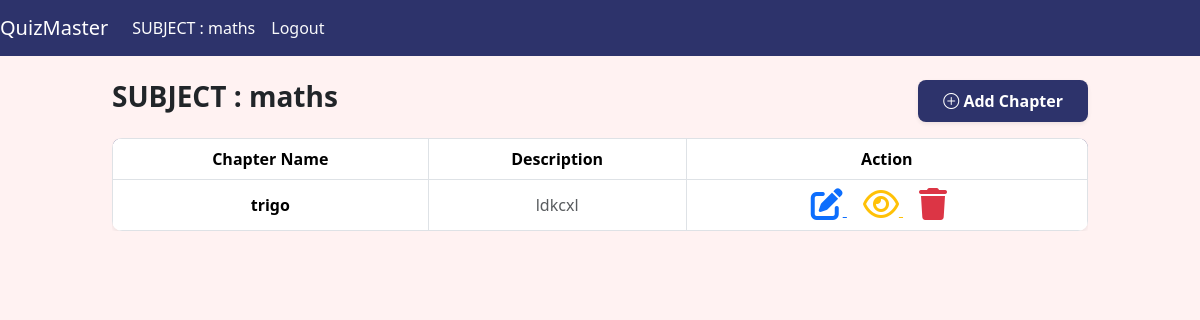
/showsubject/1 (signed in), run on the app's committed database.
### app.py (models this page shows)
class CourseTopic(db.Model):
    __tablename__="CourseTopic"
    id=db.Column(db.Integer, primary_key=True)
    name=db.Column(db.String(80),nullable=False)
    description=db.Column(db.String(120),nullable=False)
    course_sections=db.relationship("CourseSection", back_populates='course_topic',cascade="all,delete-orphan")

class CourseSection(db.Model):
    __tablename__="CourseSection"
    id=db.Column(db.Integer, primary_key=True)
    name=db.Column(db.String(80),nullable=False)
    description=db.Column(db.String(120),nullable=False)
    topic_id=db.Column(db.Integer, db.ForeignKey("CourseTopic.id"))
    course_topic=db.relationship("CourseTopic", back_populates='course_sections')
    quizzes=db.relationship("QuizTest",back_populates='course_section',cascade='all,delete-orphan')

### app.py (the view)
@app.route("/showsubject/<int:subid>",methods=["POST", "GET"])
def showsubject(subid):
    if 'admin' in session:
        topic=CourseTopic.query.filter(subid==subid).first()
        sections=CourseSection.query.filter(subid==subid).all()
        return render_template("showsubject.html",subject=topic,chapter=sections)

### templates/showsubject.html (shortened to what this page needs)
{% extends "index.html" %}
{% block content %}
<nav class="navbar navbar-expand-lg navbar-dark" style="background-color: #2D336B;">
    <a class="navbar-brand" href="/admin">QuizMaster</a>
    <div class="collapse navbar-collapse" id="navbarNavAltMarkup">
      <div class="navbar-nav">
        <a class="nav-item nav-link active" href="/showsubject/{{subject.id}}">SUBJECT : {{subject.name}}</a>
        <a class="nav-item nav-link active text-light" href="/logout">Logout</a>
      </div>
    </div>
  </nav>
  <div class="container-fluid mt-4">
    <div class="row justify-content-center">
        <div class="col-md-10">
            <div class="d-flex justify-content-between align-items-center mb-3">
                <h3 class="fw-bold text-dark">SUBJECT : {{ subject.name }}</h3>
                <a href="/chapter/{{subject.id }}"
                   class="btn fw-semibold text-white shadow-sm px-4 py-2"
                   style="background-color: #2D336B; border-radius: 8px; transition: 0.3s;">
                   <i class="bi bi-plus-circle"></i> Add Chapter
                </a>
            </div>
            {% if chapter|length > 0 %}
            <div class="table-responsive">
                <table class="table table-bordered table-hover text-center align-middle shadow-sm" style="border-radius: 10px; overflow: hidden;">
                    <thead class="thead-dark text-white" style="background-color: #2D336B;">
                        <tr>
                            <th>Chapter Name</th>
                            <th>Description</th>
                            <th>Action</th>
                        </tr>
                    </thead>
                    <tbody>
                        {% for chap in chapter %}
                        <tr>
                            <td class="fw-semibold">{{ chap.name }}</td>
                            <td class="text-muted">{{ chap.description }}</td>
                            <td>
                                <a href="/editchapter/{{ chap.id }}" class="text-primary me-3">
                                    <i class="fa-solid fa-pen-to-square fa-2x"></i>
                                </a>
                                <a href="/showchapter/{{ chap.id }}" class="text-warning me-3">
                                    <i class="fa-regular fa-eye fa-2x"></i>
                                </a>
                                <a href="/delchapterpopup/{{ chap.id }}" class="text-danger me-3">
                                    <i class="fa-solid fa-trash fa-2x"></i>
                                </a>
                            </td>
                        </tr>
                        {% endfor %}
                    </tbody>
                </table>
            </div>
            {% endif %}
        </div>
    </div>
</div>
{% endblock %}

### static/css/style.css (style rules this page uses)
h3 { text-align: center; }
body { background-color: #FFF2F2 !important; }
.table { margin: 0 auto; text-align: center; width: 100%; }
.table th, .table td { text-align: center; vertical-align: middle; width: auto; }

### data on the page
CourseTopic: name "maths"
CourseSection: name "trigo", description "ldkcxl"
